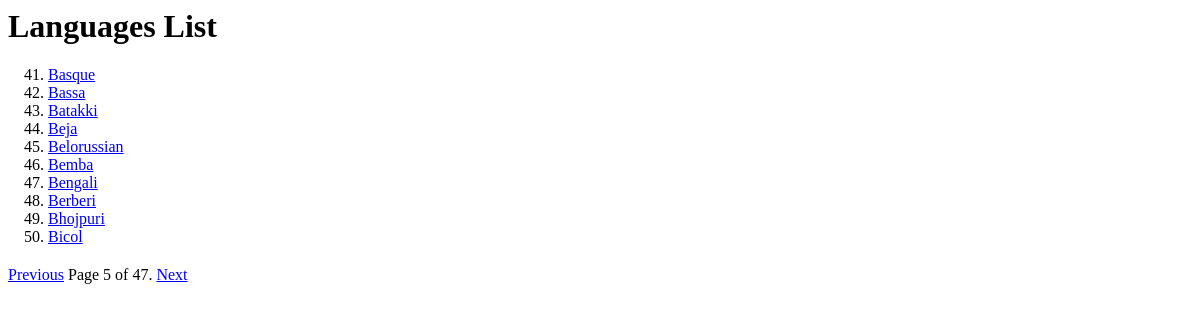
/languages_list?page=5, run on the app's committed database.
### countries/models.py (models this page shows)
class Language(models.Model):
    name = models.CharField(max_length=30)
    def __str__(self):
        return self.name

### countries/views.py (the view)
# urls.py: path('languages_list', views.languages_list, name='languages_list'),
def languages_list(request):
    languages = Language.objects.all()
    per_page = 10
    paginator = Paginator(languages, per_page)
    page = request.GET.get('page')
    try:
        languages = paginator.page(page)
    except PageNotAnInteger:
        languages = paginator.page(1)
    except EmptyPage:
        languages = paginator.page(paginator.num_pages)
    context = {'languages': languages, 'page': page}
    return render(request, 'countries/languages_list.html', context)

### countries/templates/countries/languages_list.html (shortened to what this page needs)
{% load static %}
<link rel="stylesheet" type="text/css" href="{% static 'css/style.css' %}">
<!DOCTYPE html>
<html lang="en">
<head>
</head>
<body>
    <h1><a href="{% url 'index' %}">Languages List</a></h1>
    <ol start="{{ languages.start_index }}">
        {% for language in languages %}
            <li><a href="{% url 'countries_list_lang' language %}"> {{ language }}</a></li>
        {% endfor %}
    </ol>
{% include "countries/pagination.html" with page=languages %}
</body>
</html>

### countries/static/css/style.css (style rules this page uses)
ol, ul { margin-top: 0; margin-bottom: 20px; }
h1>a { text-decoration: none; color: #000; }

### data on the page
Language: name "Basque"
Language: name "Bassa"
Language: name "Batakki"
Language: name "Beja"
Language: name "Belorussian"
Language: name "Bemba"
Language: name "Bengali"
Language: name "Berberi"
Language: name "Bhojpuri"
Language: name "Bicol"

### other printed values
{{ page.number }} "5"
{{ page.paginator.num_pages }} "47"
